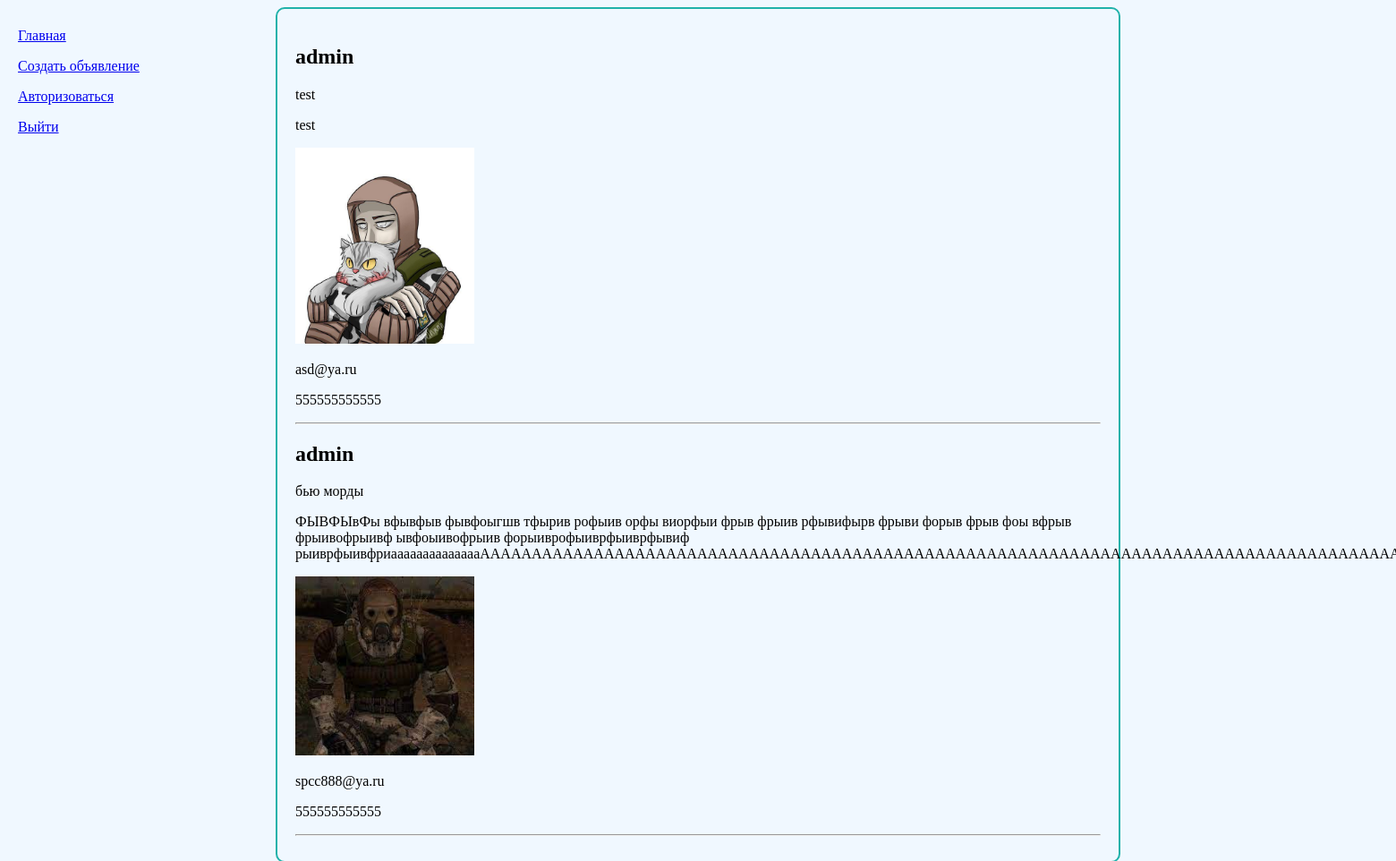
The page / on the database its author committed.
### app/models.py (models this page shows, shortened)
class ProductAndService(models.Model):
    class  Business(models.IntegerChoices):
        PRODUCT = 0, 'Товар'
        SERVICE = 1, 'Услуга'
    offer = models.BooleanField(choices=Business.choices, default=Business.PRODUCT)
    name = models.CharField(max_length=100, verbose_name='Кратко расскажите про товар/услугу')
    description = models.CharField(max_length=2000, verbose_name='Расскажите развернуто про товар/услугу')
    email = models.CharField(max_length=100)
    phone = models.CharField(max_length=100)
    photo = models.ImageField(upload_to='product_and_service')
    user = models.ForeignKey(get_user_model(), on_delete=models.CASCADE)

### app/views.py (the view)
# urls.py: path('', index, name='index'),
def index(request):
    queryset = ProductAndService.objects.all()
    return render(request, 'app/index.html', context={'title': 'Главная', 'queryset': queryset})

### app/templates/app/index.html (shortened to what this page needs)
{% extends 'app/base.html' %}
{% block nav %}
    <a href="{% url 'index' %}"><p>Главная</p></a>
    <a href="{% url 'create_offer' %}"><p>Создать объявление</p></a>
    <a href="{% url 'login' %}"><p>Авторизоваться</p></a>
    <a href="{% url 'logout' %}"><p>Выйти</p></a>
{% endblock %}
{% block content %}
    {% for i in queryset %}
        <h2>{{ i.user }}</h2>
        <p>{{ i.name }}</p>
        <p>{{ i.description }}</p>
        <img src="{{ i.photo.url }}" alt="foto">
        <p>{{ i.email }}</p>
        <p>{{ i.phone }}</p>
        <hr>
    {% endfor %}
{% endblock %}

### app/templates/app/base.html (shortened to what this page needs)
{% load static %}
<!DOCTYPE html>
<html lang="en">
<head>
    <link href="{% static 'app/style.css' %}" rel="stylesheet">
</head>
<body>
    <nav>
        {% block nav %}{% endblock %}
    </nav>
    <div class="main_box">
        {% block content %}{% endblock %}
    </div>
</body>
</html>

### app/static/app/style.css (style rules this page uses)
body { display:flex; justify-content:center; position:relative; background-color:aliceblue; }
nav { position:fixed; top:15px; left:20px; }
img { width:200px; }
.main_box { width: 900px; padding:20px; border:2px solid LightSeaGreen; border-radius:10px; }

### rows shown on the page
ProductAndService: user "admin", name "test", description "test", photo (picture), email "asd@ya.ru", phone "555555555555"
ProductAndService: user "admin", name "бью морды", description "ФЫВФЫвФы вфывфыв фывфоыгшв тфырив рофыив орфы виорфыи фрыв фрыив рфывифырв фрыви форыв фрыв фоы вфрыв фрыивофрыивф ывфоыивофрыив форыиврофыиврфыиврфывиф…", photo (picture), email "spcc888@ya.ru", phone "555555555555"
